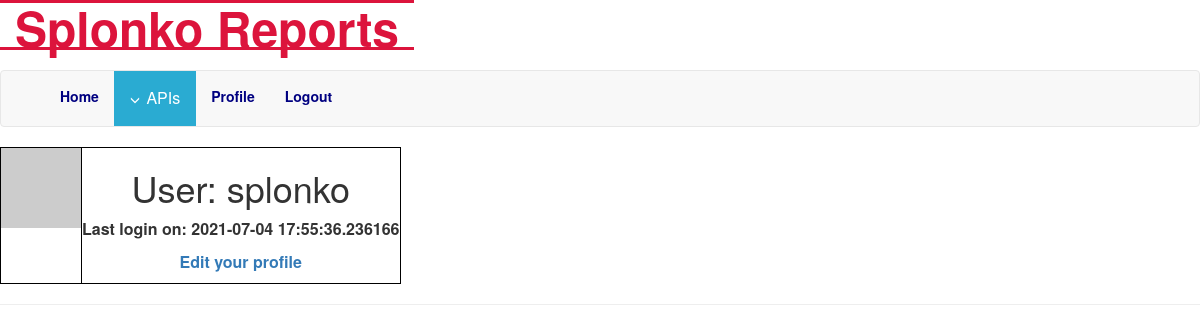
/user/splonko (signed in), run on an earlier commit of the app's database.
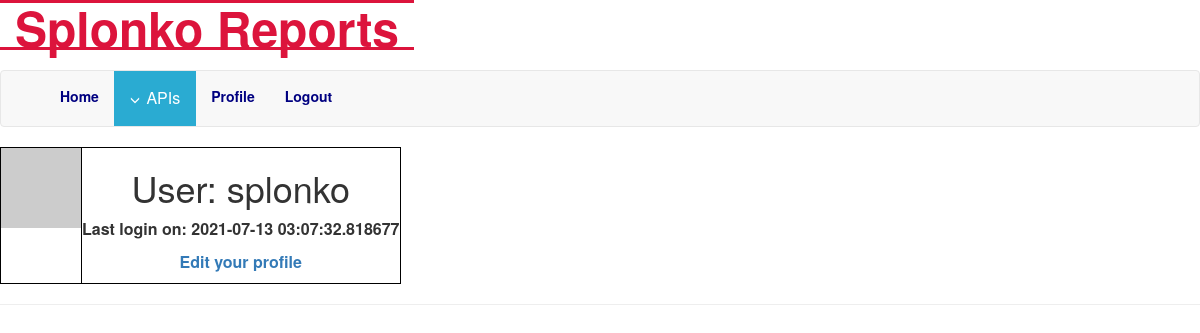
And on a later commit of the database.
### app/models.py (models this page shows, shortened)
class User(UserMixin, db.Model):
    id = db.Column(db.Integer, primary_key=True)
    username = db.Column(db.String(64), index=True, unique=True)
    email = db.Column(db.String(120), index=True, unique=True)
    password_hash = db.Column(db.String(128))
    about_me = db.Column(db.String(140))
    last_login = db.Column(db.DateTime, default=datetime.utcnow)
    def avatar(self, size):
        digest = md5(self.email.lower().encode('utf-8')).hexdigest()
        return 'https://www.gravatar.com/avatar/{}?d=identicon&s={}'.format(
            digest, size)

### app/routes.py (the view)
@app.route('/user/<username>')
@login_required
def user(username):
    user = User.query.filter_by(username=username).first_or_404()
    return render_template('user.html', user=user)

### app/models.py (called while the page is built)
@login.user_loader
def load_user(id):
    return User.query.get(int(id))

### app/routes.py (called while the page is built)
@app.before_request
def before_request():
    if current_user.is_authenticated:
        current_user.last_login = datetime.utcnow()
        db.session.commit()

### app/templates/user.html (shortened to what this page needs)
{% extends "base.html" %}
{% block content %}
    <table>
        <tr valign="top">
            <td><img src="{{ user.avatar(128) }}"></td>
            <td>
                <h1>User: {{ user.username }}</h1>
                {% if user.last_login %}<p>Last login on: {{ user.last_login }}</p>{% endif %}
                {% if user == current_user %}
                    <p><a href="{{ url_for('edit_profile') }}">Edit your profile</a></p>
                {% endif %}
            </td>
        </tr>
    </table>
    <hr>
{% endblock %}

What changed in the data, as far as the page shows it:
changed User "splonko": last_login "2021-07-04 17:55:36.236166" → "2021-07-13 03:07:32.818677"
